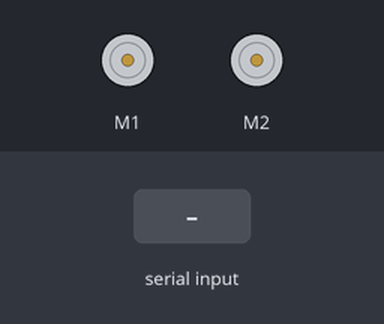
Simulated run of this sketch. Board: Arduino Leonardo, built with avr-gcc and run on an emulated ATmega32U4. On the bench: 2 × DC motor (green arrow = forward, orange = backward, longer = faster). The inputs (shaded band) are chosen by the test bench.

Above: at 1.2 s.
1.3 s: "c" received over the second serial link
At 2.1 s:
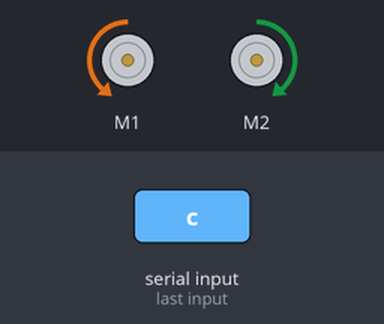
4.3 s: "z" received over the second serial link
At 5.5 s:
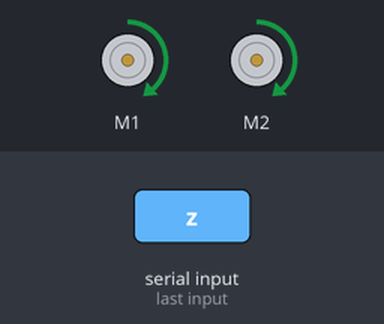
5.8 s: "s" received over the second serial link
At 6.4 s:
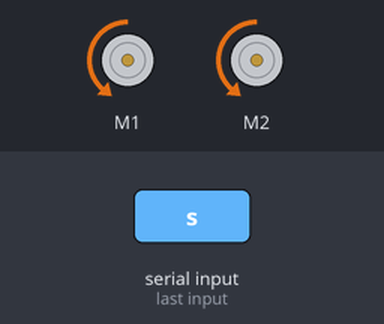
7.3 s: "d" received over the second serial link
At 8.5 s:
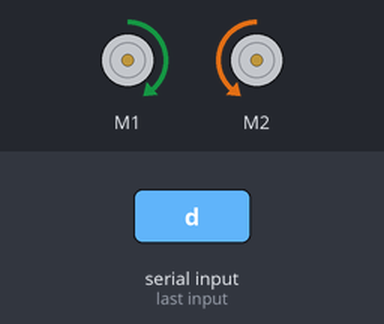
8.8 s: "x" received over the second serial link
At 9.9 s:
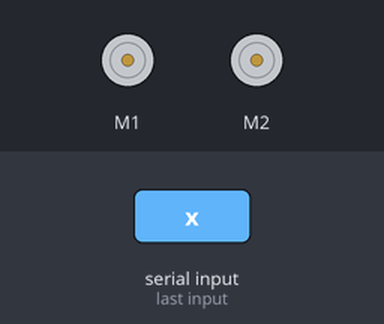
10.3 s: "w" received over the second serial link
At 11.0 s:
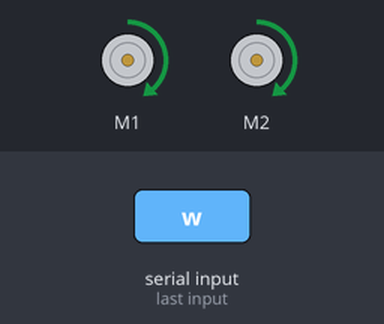
Timing chart, 0 to 12.8 s (numbered marks = the images above; inputs shaded):
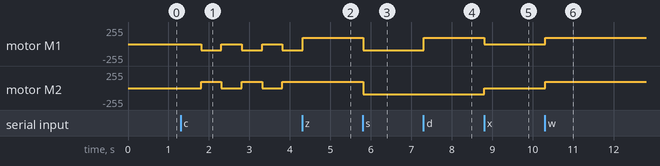

The sketch:

Zumo_Arduino_Code.ino
```cpp
#include <Zumo32U4.h>

#include <Wire.h>

Zumo32U4Motors motors;

// States
enum State {
  pause_state, //state for when autonmous code is paused
  run_state   //state for when autonomous code is running
};

// What speed to run the motor
const int motorSpeed = 150;

// The value determined best for black through trial and error
const int blackColor = 250;


Zumo32U4LineSensors lineSensors;
unsigned int lineSensorValues[3]; //Three line sensors on the Zumo

int byteInc; //reads incoming serial data

State state = pause_state; //pauses autonmous behaviour as soon as program starts

void setup() {
  // put your setup code here, to run once:

  // Initialize the line sensors, and turn on the LEDs for them.
  lineSensors.initThreeSensors();
  lineSensors.emittersOn();

  Serial1.begin(9600);   //begins the serial communication link
  Serial.begin(9600);   //begins the serial communication link
}

void loop() {
  // put your main code here, to run repeatedly:

    //Reads the incoming data over the XBee modules
    if (Serial1.available()) {
      byteInc = Serial1.read();
      }

    //Read in the values
    lineSensors.read(lineSensorValues);

   //Change states
  if(byteInc == 'z') {
    state = run_state;
  }

  else if(byteInc == 'x') {
    state = pause_state;
  }
  if(state == run_state) {
    if(lineSensorValues[0] > blackColor && lineSensorValues[2] < blackColor) {
      // There's a line to the left. Veer right.
      motors.setSpeeds(motorSpeed, -motorSpeed);
    }
    else if(lineSensorValues[0] < blackColor && lineSensorValues[2] > blackColor) {
      // There's  line to the right. Veer left.
      motors.setSpeeds(-motorSpeed, motorSpeed);
    } else if(lineSensorValues[0] > blackColor && lineSensorValues[2] > blackColor) {
      //This stops the autonmous behaviour of the Zumo
      motors.setSpeeds(0, 0);

      int bytesSent = Serial.write("Reached A Corner");

      //This would normally turn the Zumo at a dead end and carry on autonomously
      /*delay(400);
      motors.setSpeeds(motorSpeed, -motorSpeed);
      delay(450);*/

    } else {
      // No lines. Go forward.
      motors.setSpeeds(motorSpeed, motorSpeed);
    }
 }
  else if(state == pause_state) {
    motors.setSpeeds(0, 0);
  }

switch(byteInc) //These are switch case statements for the keyboard controls of the GUI
  {
  case 'w':
    motors.setSpeeds(motorSpeed, motorSpeed);
    break;

  case 's':
    motors.setSpeeds(-motorSpeed, -motorSpeed);
    break;

  case 'a':
    motors.setSpeeds(-motorSpeed, motorSpeed);
    break;

  case 'd':
    motors.setSpeeds(motorSpeed, -motorSpeed);
    break;

  case 'q':
    motors.setSpeeds(0, 0);
    break;

  //90 degree turn left
  case 'c':
      delay(500);
      motors.setSpeeds(-motorSpeed, motorSpeed);
      delay(500);
      void stopCurrentCommand();
    break;

  //90 degree turn right
  case 'v':
      delay(500);
      motors.setSpeeds(motorSpeed, -motorSpeed);
      delay(500);
      void stopCurrentCommand();
    break;

  default:
  break;
  }
}
```

Measured:
- after the input at 1.3 s, motor M1: alternates backward 95/255 for 0.50 s and stopped for 0.50 s, starting after 0.51 s; motor M2: alternates forward 95/255 for 0.50 s and stopped for 0.50 s, starting after 0.51 s
- after the input at 4.3 s, motor M2: stays forward 95/255 (without the input it goes to stopped after 0.02 s)
- after the input at 5.8 s, motor M1, motor M2: forward 95/255 → backward 95/255 at once
- after the input at 7.3 s, motor M1: backward 95/255 → forward 95/255 at once
- after the input at 8.8 s, motor M1: forward 95/255 → stopped at once; motor M2: backward 95/255 → stopped at once
- after the input at 10.3 s, motor M1, motor M2: stopped → forward 95/255 at once
